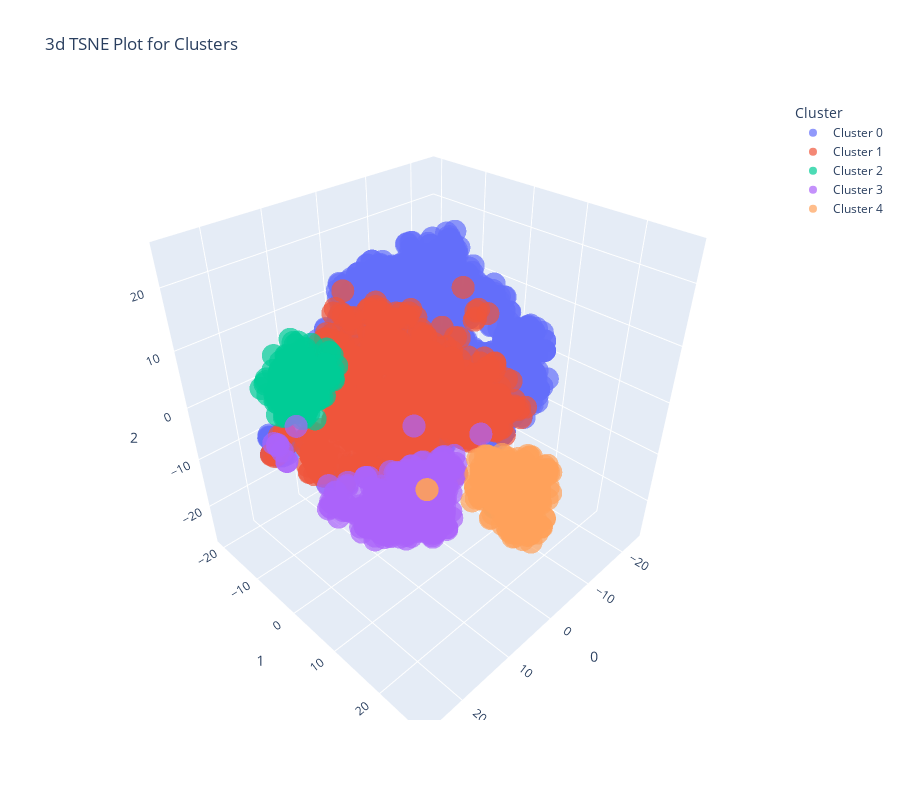

Notebook code cell kept with this figure:
### Code cell
#Describe the plot above 
plot_model(kmeans, plot = 'tsne')

### Figure 1 — Plotly figure (JSON) as saved in the notebook; plotly's stock layout.template omitted (floating-point values rounded to 4 significant figures; data arrays with more than 128 entries replaced by an {"elided": "..."} marker saying what was removed)
{"data": [{"customdata": {"elided": "1472x1 int values"}, "hovertemplate": "Cluster=Cluster 0<br>0=%{x}<br>1=%{y}<br>2=%{z}<br>Feature=%{customdata[0]}<extra></extra>", "legendgroup": "Cluster 0", "marker": {"color": "#636efa", "opacity": 0.7, "symbol": "circle"}, "mode": "markers", "name": "Cluster 0", "scene": "scene", "showlegend": true, "type": "scatter3d", "x": {"elided": "1472 float values"}, "y": {"elided": "1472 float values"}, "z": {"elided": "1472 float values"}}, {"customdata": {"elided": "1140x1 int values"}, "hovertemplate": "Cluster=Cluster 1<br>0=%{x}<br>1=%{y}<br>2=%{z}<br>Feature=%{customdata[0]}<extra></extra>", "legendgroup": "Cluster 1", "marker": {"color": "#EF553B", "opacity": 0.7, "symbol": "circle"}, "mode": "markers", "name": "Cluster 1", "scene": "scene", "showlegend": true, "type": "scatter3d", "x": {"elided": "1140 float values"}, "y": {"elided": "1140 float values"}, "z": {"elided": "1140 float values"}}, {"customdata": {"elided": "156x1 int values"}, "hovertemplate": "Cluster=Cluster 2<br>0=%{x}<br>1=%{y}<br>2=%{z}<br>Feature=%{customdata[0]}<extra></extra>", "legendgroup": "Cluster 2", "marker": {"color": "#00cc96", "opacity": 0.7, "symbol": "circle"}, "mode": "markers", "name": "Cluster 2", "scene": "scene", "showlegend": true, "type": "scatter3d", "x": {"elided": "156 float values"}, "y": {"elided": "156 float values"}, "z": {"elided": "156 float values"}}, {"customdata": {"elided": "427x1 int values"}, "hovertemplate": "Cluster=Cluster 3<br>0=%{x}<br>1=%{y}<br>2=%{z}<br>Feature=%{customdata[0]}<extra></extra>", "legendgroup": "Cluster 3", "marker": {"color": "#ab63fa", "opacity": 0.7, "symbol": "circle"}, "mode": "markers", "name": "Cluster 3", "scene": "scene", "showlegend": true, "type": "scatter3d", "x": {"elided": "427 float values"}, "y": {"elided": "427 float values"}, "z": {"elided": "427 float values"}}, {"customdata": {"elided": "215x1 int values"}, "hovertemplate": "Cluster=Cluster 4<br>0=%{x}<br>1=%{y}<br>2=%{z}<br>Feature=%{customdata[0]}<extra></extra>", "legendgroup": "Cluster 4", "marker": {"color": "#FFA15A", "opacity": 0.7, "symbol": "circle"}, "mode": "markers", "name": "Cluster 4", "scene": "scene", "showlegend": true, "type": "scatter3d", "x": {"elided": "215 float values"}, "y": {"elided": "215 float values"}, "z": {"elided": "215 float values"}}], "layout": {"height": 800, "legend": {"title": {"text": "Cluster"}, "tracegroupgap": 0}, "scene": {"domain": {"x": [0, 1], "y": [0, 1]}, "xaxis": {"title": {"text": "0"}}, "yaxis": {"title": {"text": "1"}}, "zaxis": {"title": {"text": "2"}}}, "title": {"text": "3d TSNE Plot for Clusters"}, "width": 900}}
